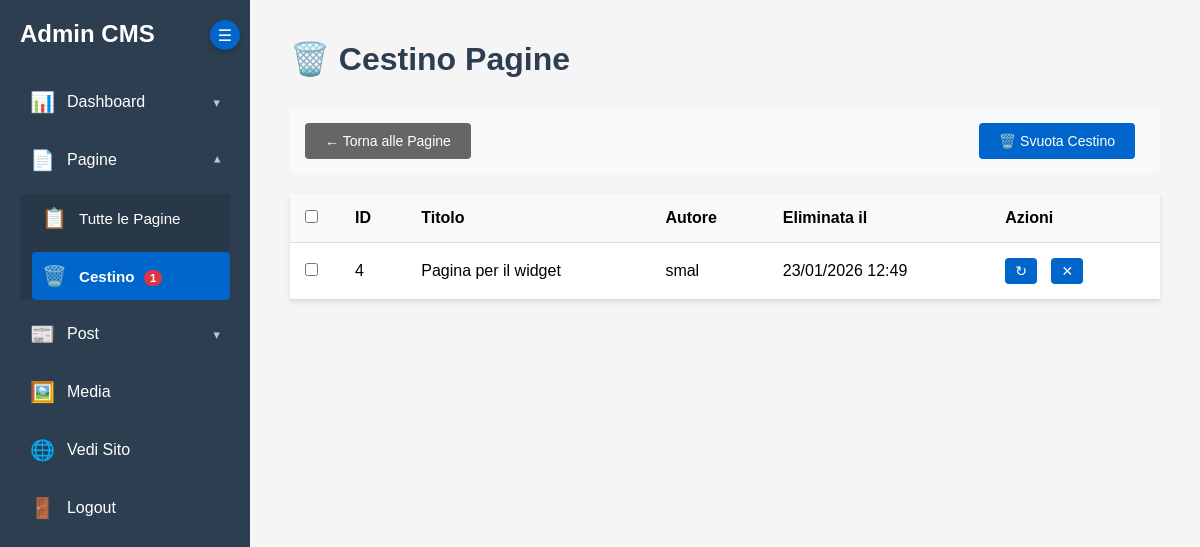
Screenshot of /admin/index.php?action=trash_pages (signed in) with the database file from the repository.
### tables this page shows
CREATE TABLE `cmsmio_pages` (
  `id` int NOT NULL AUTO_INCREMENT,
  `post_type` varchar(50) DEFAULT 'page',
  `title` varchar(255) NOT NULL,
  `slug` varchar(255) NOT NULL,
  `content` longtext,
  `featured_image` varchar(255) DEFAULT NULL,
  `author_id` int DEFAULT NULL,
  `status` enum('bozza','pubblicato') DEFAULT 'bozza',
  `created_at` timestamp NULL DEFAULT CURRENT_TIMESTAMP,
  `updated_at` timestamp NULL DEFAULT CURRENT_TIMESTAMP ON UPDATE CURRENT_TIMESTAMP,
  `deleted_at` datetime DEFAULT NULL,
  PRIMARY KEY (`id`),
  UNIQUE KEY `slug` (`slug`),
  KEY `author_id` (`author_id`),
  KEY `idx_slug` (`slug`),
  KEY `idx_status` (`status`),
  KEY `idx_post_type` (`post_type`),
  CONSTRAINT `cmsmio_pages_ibfk_1` FOREIGN KEY (`author_id`) REFERENCES `cmsmio_users` (`id`) ON DELETE SET NULL
);

CREATE TABLE `cmsmio_users` (
  `id` int NOT NULL AUTO_INCREMENT,
  `name` varchar(255) NOT NULL,
  `email` varchar(255) NOT NULL,
  `password` varchar(255) NOT NULL,
  `remember_token` varchar(64) DEFAULT NULL,
  `role` enum('amministratore','gestore','registrato') DEFAULT 'registrato',
  `is_active` tinyint(1) DEFAULT '1',
  `activation_token` varchar(255) DEFAULT NULL,
  `reset_token` varchar(255) DEFAULT NULL,
  `reset_token_expiry` datetime DEFAULT NULL,
  `last_login` datetime DEFAULT NULL,
  `created_at` timestamp NULL DEFAULT CURRENT_TIMESTAMP,
  PRIMARY KEY (`id`),
  UNIQUE KEY `email` (`email`),
  UNIQUE KEY `idx_name_unique` (`name`),
  KEY `idx_email` (`email`),
  KEY `idx_role` (`role`)
);

### core/Admin/Admin.php (called while the page is built, shortened)
<?php
class Admin {
    public function __construct() {
        $this->db = new Database();
    }
    public function run() {
        $this->showPage();
    }
}

### admin/index.php (called while the page is built, shortened)
<?php
$admin = new Admin();
$admin->run();
?>

### core/Database/DatabaseConnectionTrait.php (called while the page is built, shortened)
<?php
trait DatabaseConnectionTrait {
    private $prefix;
    public function initDatabase() {
        try {
            $dsn = 'mysql:host=' . DB_HOST . ';dbname=' . DB_NAME . ';charset=' . DB_CHARSET;
            $this->pdo = new PDO($dsn, DB_USER, DB_PASS);
            $this->prefix = defined('DB_PREFIX') ? DB_PREFIX : '';
        } catch (PDOException $e) {
            die("Errore connessione database: " . $e->getMessage());
        }
    }
    private function table($name) {
        return $this->prefix . $name;
    }
}

### core/Database/Other.php (called while the page is built, shortened)
<?php
trait OtherTrait {
    public function getTrashedPages() {
        return $this->pdo->query("SELECT p.*, u.name as author_name FROM " . $this->table('pages') . " p
                                  LEFT JOIN " . $this->table('users') . " u ON p.author_id = u.id
                                  WHERE p.deleted_at IS NOT NULL
                                  ORDER BY p.deleted_at DESC")->fetchAll();
    }
}

### admin/views/trash_pages.php (the view, shortened to what this page needs)
<h1>🗑️ Cestino Pagine</h1>
<?php if (empty($trashedPages)): ?>
    <div class="empty-state">
        <div class="empty-state-icon">🗑️</div>
        <h2>Il cestino è vuoto</h2>
        <p>Le pagine eliminate verranno visualizzate qui.</p>
        <a href="index.php?action=pages" class="btn">← Torna alle Pagine</a>
    </div>
<?php else: ?>
    <div class="trash-actions-bar">
        <div class="trash-actions-left">
            <a href="index.php?action=pages" class="btn btn-secondary">← Torna alle Pagine</a>
        </div>
        <div class="trash-actions-right">
            <button type="button" id="emptyTrashBtn" class="btn btn-danger">
                🗑️ Svuota Cestino
            </button>
        </div>
    </div>
    <form method="POST" id="bulkForm">
        <table class="admin-table">
            <thead>
                <tr>
                    <th style="width: 50px;">
                        <input type="checkbox" id="selectAll" title="Seleziona/Deseleziona tutto">
                    </th>
                    <th>ID</th>
                    <th>Titolo</th>
                    <th>Autore</th>
                    <th>Eliminata il</th>
                    <th>Azioni</th>
                </tr>
            </thead>
            <tbody>
                <?php foreach ($trashedPages as $page): ?>
                <tr>
                    <td>
                        <input type="checkbox" name="page_ids[]" value="<?php echo $page['id']; ?>" class="page-checkbox">
                    </td>
                    <td><?php echo $page['id']; ?></td>
                    <td><?php echo htmlspecialchars($page['title']); ?></td>
                    <td><?php echo htmlspecialchars($page['author_name'] ?? 'N/D'); ?></td>
                    <td><?php echo date('d/m/Y H:i', strtotime($page['deleted_at'])); ?></td>
                    <td class="actions-cell">
                        <button type="button" class="btn btn-sm btn-success restore-single-btn"
                                data-page-id="<?php echo $page['id']; ?>"
                                data-page-title="<?php echo htmlspecialchars($page['title']); ?>"
                                title="Ripristina">
                            ↻
                        </button>
                        <button type="button" class="btn btn-sm btn-danger delete-permanently-btn"
                                data-page-id="<?php echo $page['id']; ?>"
                                data-page-title="<?php echo htmlspecialchars($page['title']); ?>"
                                title="Elimina definitivamente">
                            ✕
                        </button>
                    </td>
                </tr>
                <?php endforeach; ?>
            </tbody>
        </table>
    </form>
<?php endif; ?>

### admin/assets/admin.css (style rules this page uses)
* { margin: 0; padding: 0; box-sizing: border-box; }
body { font-family: Arial, sans-serif; background: #f5f5f5; }
.admin-content h1 { margin-bottom: 30px; color: #2c3e50; }
.btn { display: inline-block; padding: 10px 20px; background: #0066cc; color: white; text-decoration: none; border-radius: 4px; border: none; cursor: pointer; margin-right: 10px; font-size: 14px; }
.btn-secondary { background: #666; }
.admin-table { width: 100%; background: white; border-collapse: collapse; box-shadow: 0 2px 5px rgba(0,0,0,0.1); margin-top: 20px; }
.admin-table th, .admin-table td { padding: 15px; text-align: left; border-bottom: 1px solid #ddd; }
.admin-table th { background: #f8f9fa; font-weight: bold; }

### admin/views/trash_pages.php (style rules this page uses)
.trash-actions-bar { display: flex; justify-content: space-between; align-items: center; margin: 20px 0; padding: 15px; background: #f8f9fa; border-radius: 5px; flex-wrap: wrap; gap: 10px; }
.trash-actions-left, .trash-actions-right { display: flex; align-items: center; gap: 10px; }
.btn-sm { padding: 5px 10px; font-size: 14px; min-width: auto; }
.actions-cell { white-space: nowrap; }

### rows the page displays
cmsmio_pages: id "4", title "Pagina per il widget", author.name "smal", deleted_at "23/01/2026 12:49"

### other values shown
$trashedPagesCount "1"
